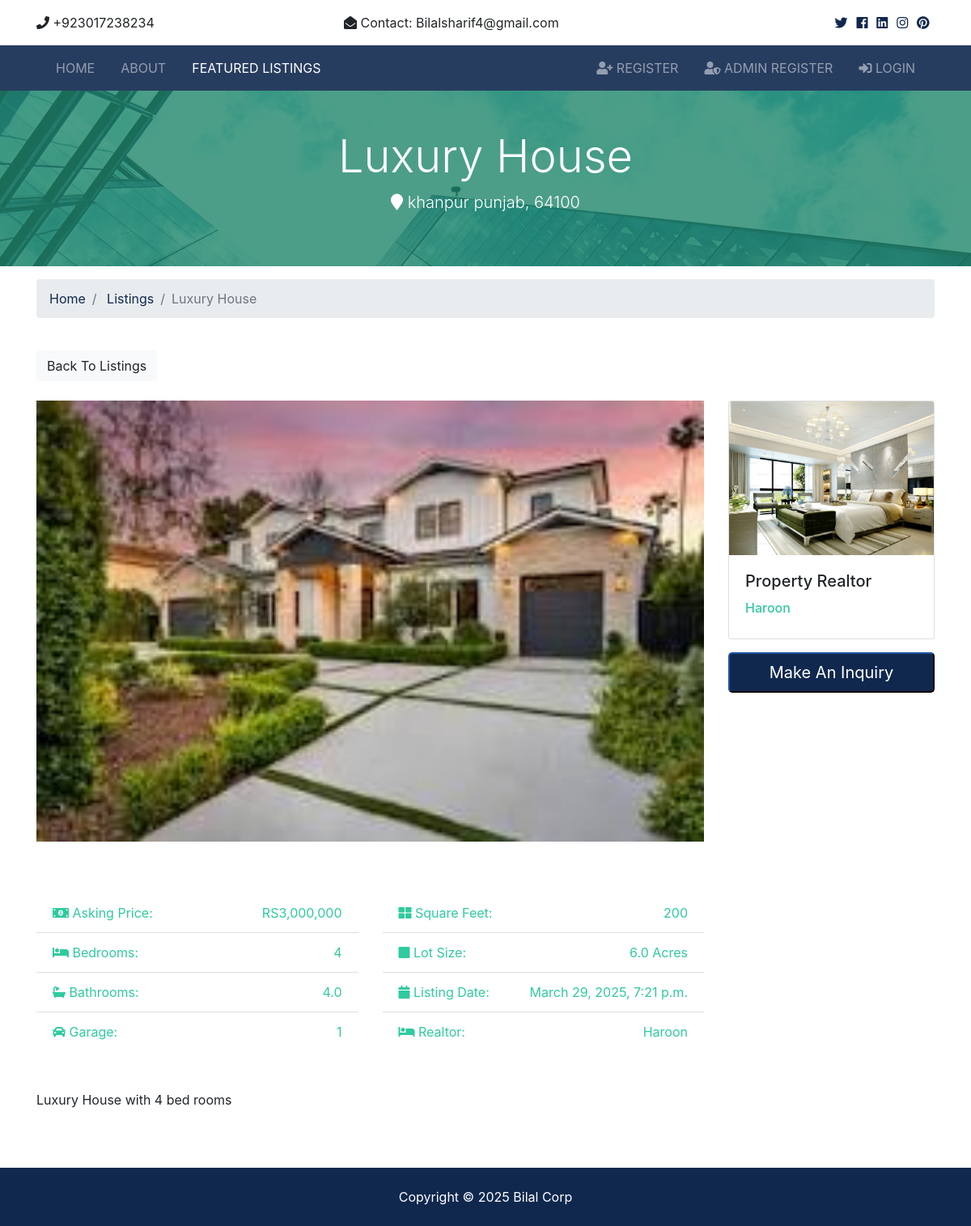
The app's page /listings/2 with its own data.
### listings/models.py (models this page shows, shortened)
class Listing(models.Model):
    realtor = models.ForeignKey(Realtors, on_delete=models.DO_NOTHING)
    title = models.CharField(max_length=200)
    address = models.CharField(max_length=200)
    city = models.CharField(max_length=100)
    state = models.CharField(max_length=100)
    zipcode = models.CharField(max_length=20)
    description = models.TextField(blank=True)
    price = models.IntegerField()
    bedrooms = models.IntegerField()
    bathrooms = models.DecimalField(max_digits=10, decimal_places=1)
    garage = models.IntegerField(default=0)
    sqft = models.IntegerField()
    lot_size = models.DecimalField(max_digits=10, decimal_places=1)
    photo_main = models.ImageField(upload_to='photo/%Y/%m/%d/')
    photo_1 = models.ImageField(upload_to='photo/%Y/%m/%d/', blank=True)
    photo_2 = models.ImageField(upload_to='photo/%Y/%m/%d/', blank=True)
    photo_3 = models.ImageField(upload_to='photo/%Y/%m/%d/', blank=True)
    photo_4 = models.ImageField(upload_to='photo/%Y/%m/%d/', blank=True)
    photo_5 = models.ImageField(upload_to='photo/%Y/%m/%d/', blank=True)
    photo_6 = models.ImageField(upload_to='photo/%Y/%m/%d/', blank=True)
    is_published = models.BooleanField(default=True)
    list_date = models.DateTimeField(default=datetime.now, blank=True)

### realtors/models.py (models this page shows)
class Realtors(models.Model):
    user = models.OneToOneField(User, on_delete=models.CASCADE, null=True, blank=True)
    name = models.CharField(max_length=200)
    photo = models.ImageField(upload_to='photos/%Y/%m/%d', null=True, blank=True)
    description = models.TextField(blank=True)
    phone = models.CharField(max_length=25, blank=True)
    email = models.CharField(max_length=30)
    is_mvp = models.BooleanField(default=False)
    hire_date = models.DateTimeField(default=datetime.now, blank=True)
    def __str__(self):
        return self.name

### listings/views.py (the view)
# urls.py: path('<int:listing_id>', views.listing, name='listing'),
def listing(request, listing_id):
    listing = get_object_or_404(Listing, pk=listing_id)
    context = {'listing': listing}
    return render(request, 'listings/listing.html', context)

### templates/listings/listing.html (shortened to what this page needs)
{% extends 'basic.html' %}
{% load static %}
{% load humanize %}
{% block content %}
  <section id="showcase-inner" class="py-5 text-white">
    <div class="container">
      <div class="row text-center">
        <div class="col-md-12">
          <h1 class="display-4">{{ listing.title }}</h1>
          <p class="lead">
            <i class="fas fa-map-marker"></i> {{ listing.city }} {{ listing.state }}, {{ listing.zipcode }}</p>
        </div>
      </div>
    </div>
  </section>
  <section id="bc" class="mt-3">
    <div class="container">
      <nav>
        <ol class="breadcrumb">
          <li class="breadcrumb-item">
            <a href="{% url 'index' %}">Home</a>
          </li>
          <li class="breadcrumb-item">
            <a href="{% url 'listings' %}">Listings</a>
          </li>
          <li class="breadcrumb-item active">{{ listing.title }}</li>
        </ol>
      </nav>
    </div>
  </section>
  <section id="listing" class="py-4">
    <div class="container">
      <a href="{% url 'listings' %}" class="btn btn-light mb-4">Back To Listings</a>
      <div class="row">
        <div class="col-md-9">
          <img src="{{ listing.photo_main.url }}" alt="" class="img-main img-fluid mb-3">
          <div class="row mb-5 fields">
            <div class="col-md-6">
              <ul class="list-group list-group-flush">
                <li class="list-group-item text-secondary">
                  <i class="fas fa-money-bill-alt"></i> Asking Price:
                  <span class="float-right">RS{{ listing.price | intcomma }}</span>
                </li>
                <li class="list-group-item text-secondary">
                  <i class="fas fa-bed"></i> Bedrooms:
                  <span class="float-right">{{ listing.bedrooms }}</span>
                </li>
                <li class="list-group-item text-secondary">
                  <i class="fas fa-bath"></i> Bathrooms:
                  <span class="float-right">{{ listing.bathrooms }}</span>
                </li>
                <li class="list-group-item text-secondary">
                  <i class="fas fa-car"></i> Garage:
                  <span class="float-right">{{ listing.garage }}
                  </span>
                </li>
              </ul>
            </div>
            <div class="col-md-6">
              <ul class="list-group list-group-flush">
                <li class="list-group-item text-secondary">
                  <i class="fas fa-th-large"></i> Square Feet:
                  <span class="float-right">{{ listing.sqft }}</span>
                </li>
                <li class="list-group-item text-secondary">
                  <i class="fas fa-square"></i> Lot Size:
                  <span class="float-right">{{ listing.lot_size }} Acres
                  </span>
                </li>
                <li class="list-group-item text-secondary">
                  <i class="fas fa-calendar"></i> Listing Date:
                  <span class="float-right">{{ listing.list_date }}</span>
                </li>
                <li class="list-group-item text-secondary">
                  <i class="fas fa-bed"></i> Realtor:
                  <span class="float-right">{{ listing.realtor }}
                  </span>
                </li>
              </ul>
            </div>
          </div>
          <div class="row mb-5">
            <div class="col-md-12">
              {{ listing.description }}
            </div>
          </div>
        </div>
        <div class="col-md-3">
          <div class="card mb-3">
            {% if listing.realtor.photo %}
                <img class="card-img-top" src="{{ listing.realtor.photo.url }}" alt="{{ listing.realtor.name }}">
            {% else %}
                <img class="card-img-top" src="{% static 'img/default-realtor.jpg' %}" alt="Default Realtor">
            {% endif %}
            <div class="card-body">
              <h5 class="card-title">Property Realtor</h5>
              <h6 class="text-secondary">{{ listing.realtor }}</h6>
            </div>
          </div>
          <button class="btn-primary btn-block btn-lg" data-toggle="modal" data-target="#inquiryModal">Make An Inquiry</button>
        </div>
      </div>
    </div>
  </section>
{% endblock %}

### realEstate/static/css/all.css (style rules this page uses)
.fa, .fas, .far, .fal, .fab { -moz-osx-font-smoothing: grayscale; -webkit-font-smoothing: antialiased; display: inline-block; font-style: normal; font-variant: normal; text-rendering: auto; line-height: 1; }
.fa-bath:before { content: "\f2cd"; }
.fa-bed:before { content: "\f236"; }
.fa-calendar:before { content: "\f133"; }
.fa-car:before { content: "\f1b9"; }
.fa-map-marker:before { content: "\f041"; }
.fa-money-bill-alt:before { content: "\f3d1"; }
.fa-square:before { content: "\f0c8"; }
.fa-th-large:before { content: "\f009"; }
.fa, .fas { font-family: 'Font Awesome 5 Free'; font-weight: 900; }

### realEstate/static/css/style.css (style rules this page uses)
img { width: 100%; }
#showcase-inner { background: url(../img/building.jpg) no-repeat top center fixed; position: relative; overflow: hidden; min-height: 200px; }
#showcase-inner::before { content: ''; position: absolute; top: 0; left: 0; min-height: 100%; width: 100%; background: rgba(32, 134, 107, 0.8); }

### records on screen
Listing: title "Luxury House", city "khanpur", state "punjab", zipcode "64100", photo_main (picture), price "3,000,000", bedrooms "4", bathrooms "4.0", garage "1", sqft "200", lot_size "6.0", list_date "March 29, 2025, 7:21 p.m.", realtor "Haroon", description "Luxury House with 4 bed rooms", realtor.photo (picture)
